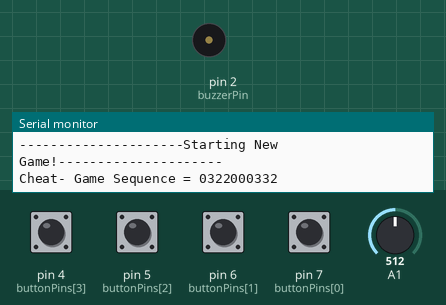
Bench run of a sketch on a simulated Arduino Uno, built with avr-gcc and run on an emulated ATmega328P. Parts: buzzer (waves = sounding), the last lines printed to the serial monitor. The test bench sets the inputs (shaded band); at power-on: pin 4 (buttonPins[3]), pin 5 (buttonPins[2]), pin 6 (buttonPins[1]), pin 7 (buttonPins[0]) HIGH, A1 = 512. Random numbers use the default seed unless the sketch sets one.

Above: at 5.1 s.
5.2 s: pin 7 (buttonPins[0]) pulled LOW for 0.15 s
At 7.0 s:
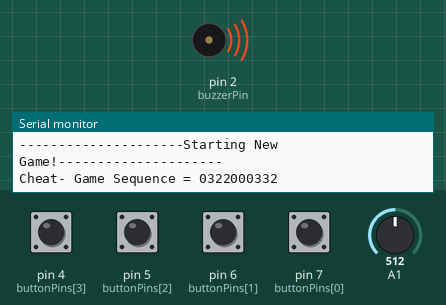
8.3 s: pin 4 (buttonPins[3]) pulled LOW for 0.15 s
At 10.9 s:
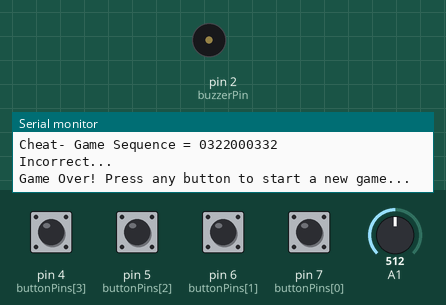
11.2 s: pin 5 (buttonPins[2]) pulled LOW for 0.15 s
At 27.5 s:
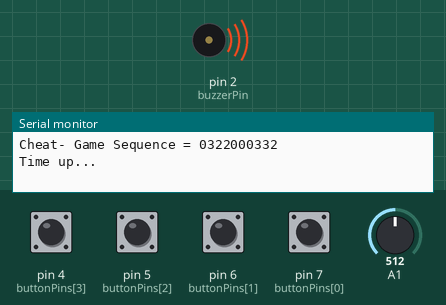
Timing chart, 0 to 28.0 s (numbered marks = the images above; inputs shaded):
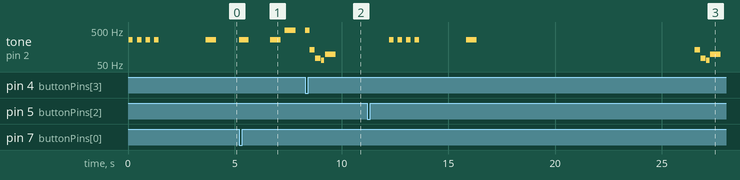

Measured:
- after the input at 5.2 s, tone on pin 2 (buzzerPin): plays 262 Hz for 0.45 s, 262 Hz for 0.50 s, 494 Hz for 0.50 s, starting at once
- after the input at 8.3 s, tone on pin 2 (buzzerPin): plays 494 Hz for 0.20 s, 130 Hz for 0.25 s, 73 Hz for 0.25 s, 65 Hz for 0.15 s, 98 Hz for 0.50 s, starting at once
- after the input at 11.2 s, tone on pin 2 (buzzerPin): plays 262 Hz for 0.20 s, 262 Hz for 0.20 s, 262 Hz for 0.20 s, 262 Hz for 0.20 s, 262 Hz for 0.50 s, 130 Hz for 0.25 s … (9 notes in this stretch), starting after 1.0 s

The sketch:

simon_says.ino
```cpp
//Simon Says game

// Array index for colors -> [0]:Red, [1]:Green, [2]:Blue, [3]:Yellow
int ledPins[] = {12, 11, 10, 9};
int buttonPins[] = {7, 6, 5, 4};
int ledFreqs[] = {262, 330, 392, 494};
int buzzerPin = 2;

bool gameStarted = false;
int roundCounter;
int gameSequence[10];

int buttonVal; // records the button that the player presses
unsigned long startTime;
int timeLimit = 10000;

void setup() {
  for (int i=0; i<4; i++) {
    pinMode(ledPins[i], INPUT);
    pinMode(buttonPins[i], INPUT_PULLUP);
  }

  Serial.begin(9600);

}

void loop() {

  // Check if game has started or not
  // start game if not started
  if (!gameStarted) {
    startGame();
    roundCounter = 0;
  }

  // if already started
  //  play the sequence for the current round
  for (int i=0; i<=roundCounter; i++) {
    flashLed(gameSequence[i]);
    delay(500);
    turnOffAllLeds();
    delay(200);
  }

  // Player Input
  for (int i=0; i<=roundCounter; i++) {
    startTime = millis();

    // Wait for player input until the timer runs out
    while (gameStarted == true) {
      buttonVal = buttonPushed();
      if (buttonVal < 4) {
        // button was pushed
        flashLed(buttonVal);
        delay(200);
        if (buttonVal != gameSequence[i]) {
          // incorrect button pushed, game over
          Serial.println("Incorrect...");
          playLoseSequence();
          break;
        }
        else {
          // correct button was pushed, go to next round
          delay(250);
          turnOffAllLeds();
          break;
        }
      }
      else {
        // no button pushed
        if (millis() - startTime > timeLimit) {
          Serial.println("Time up...");
          playLoseSequence();
          break;
        }
      }
    }
  }

  // go to next round
  roundCounter += 1;
  // All rounds over?
  // YES, then go to the next round otherwise simply go to the next round
  if (roundCounter == 10) {
    playWinSequence();
    turnOffAllLeds();
  }

  delay(1000);
}

void startGame() {

  // Set gameStarted flag to true
  gameStarted = true;

  // Initialize game sequence
  randomSeed(analogRead(A1));

  Serial.println("---------------------Starting New Game!---------------------");
  Serial.print("Cheat- Game Sequence = ");
  for (int i=0; i<10; i++) {
    gameSequence[i] = random(0, 4);
    Serial.print(gameSequence[i]);
  }
  Serial.println();

  // play game start welcome sound
  //  play red led freq & blink all 4 leds 4 times

  for (int i=0; i<4; i++) {
    turnOnAllLeds();
    tone(buzzerPin, ledFreqs[0]);
    delay(200);
    turnOffAllLeds();
    delay(200);
  }
  noTone(buzzerPin);
  delay(2000);

}

void turnOnAllLeds() {
  for (int i=0; i<4; i++) {
    digitalWrite(ledPins[i], HIGH);
  }
}

void turnOffAllLeds() {
  for (int i=0; i<4; i++) {
    digitalWrite(ledPins[i], LOW);
  }
  noTone(buzzerPin);
}

void flashLed(int pinIdx) {
  digitalWrite(ledPins[pinIdx], HIGH);
  tone(buzzerPin, ledFreqs[pinIdx]);
}

int buttonPushed() {
  if (digitalRead(buttonPins[0]) == LOW) {
    return 0;
  }
  else if (digitalRead(buttonPins[1]) == LOW) {
    return 1;
  }
  else if (digitalRead(buttonPins[2]) == LOW) {
    return 2;
  }
  else if (digitalRead(buttonPins[3]) == LOW) {
    return 3;
  }
  else {
    return 4;
  }
}

void playWinSequence() {

  // turn on all leds
  turnOnAllLeds();

  // play winning sound
  tone(buzzerPin, 1318, 150);
  delay(175);
  tone(buzzerPin, 1567, 150);
  delay(175);
  tone(buzzerPin, 2637, 150);
  delay(175);
  tone(buzzerPin, 2093, 150);
  delay(175);
  tone(buzzerPin, 2349, 150);
  delay(175);
  tone(buzzerPin, 3135, 500);
  delay(500);

  // wait indefinitely for user to press any button to start a new game
  Serial.println("You Win!!! Press any button to start a new game...");
  while (gameStarted == true) {
    buttonVal = buttonPushed();
    // if user presses a button
    if (buttonVal < 4) {
      gameStarted = false;
    }
  }
}

void playLoseSequence() {

  // turn on all leds
  turnOnAllLeds();

  tone(buzzerPin, 130, 250);   //E6
  delay(275);
  tone(buzzerPin, 73, 250);   //G6
  delay(275);
  tone(buzzerPin, 65, 150);   //E7
  delay(175);
  tone(buzzerPin, 98, 500);   //C7
  delay(500);

  // wait indefinitely for user to press any button to start a new game
  Serial.println("Game Over! Press any button to start a new game...");
  while (gameStarted == true) {
    buttonVal = buttonPushed();
    // if user presses a button
    if (buttonVal < 4) {
      gameStarted = false;
    }
  }
}
```
